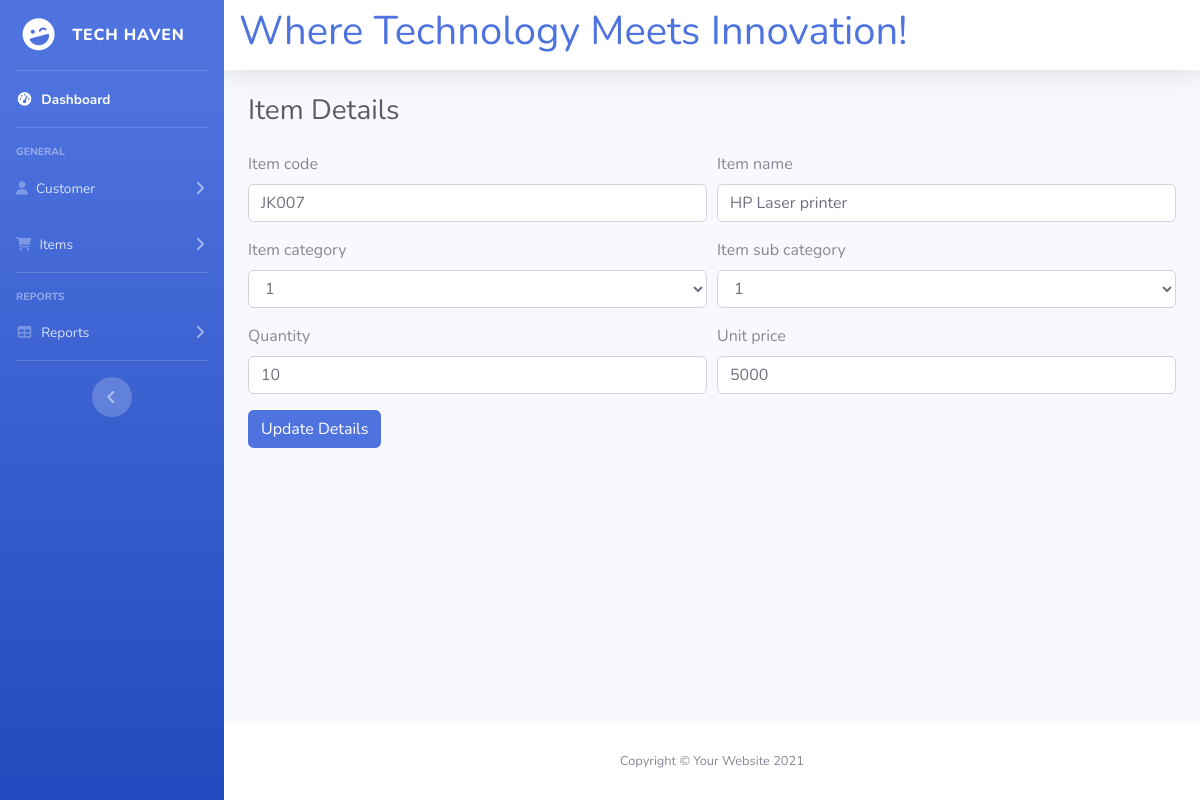
Page /Item_Update_UI.php?item_id=1 on the committed database.
### tables this page shows
CREATE TABLE IF NOT EXISTS `item` (
  `id` int(11) NOT NULL AUTO_INCREMENT,
  `item_code` varchar(20) NOT NULL,
  `item_category` varchar(20) NOT NULL,
  `item_subcategory` varchar(20) NOT NULL,
  `item_name` varchar(20) NOT NULL,
  `quantity` varchar(20) NOT NULL,
  `unit_price` varchar(20) NOT NULL,
  PRIMARY KEY (`id`)
);

### Item_Update_UI.php (the view, shortened to what this page needs)
<?php
require_once( 'database_conn.php' ); ?>
<!DOCTYPE html>
<html lang="en">
<head>
    <link href="vendor/fontawesome-free/css/all.min.css" rel="stylesheet" type="text/css">
    <link href="css/sb-admin-2.min.css" rel="stylesheet">
    <link href="css/style.css" rel="stylesheet">
</head>
<body id="page-top">
    <div id="wrapper">
        <?php require_once( 'Side_bar.php' );?>
        <div id="content-wrapper" class="d-flex flex-column">
            <div id="content">
                <?php require_once( 'Topbar.php' );?>
                <div class="container-fluid">
                    <div class="d-sm-flex align-items-center justify-content-between mb-4">
                        <h1 class="h3 mb-0 text-gray-800">Item Details</h1>
                    </div>
                    <form action="Item_Update.php" method="POST">
                    <?php
                                    $item_id = $_GET[ 'item_id' ];
                                    $sql_query = "SELECT * FROM item WHERE id='$item_id'";
                                    $sql_query_result = $database_connection->query( $sql_query );
                                    if ( $sql_query_result->num_rows>0 ) {
                                        $data_row = $sql_query_result->fetch_assoc();
                                        $item_code = $data_row[ 'item_code' ];
                                        $item_name = $data_row[ 'item_name' ];
                                        $item_category = $data_row[ 'item_category' ];
                                        $item_sub_category = $data_row[ 'item_subcategory' ];
                                        $quantity = $data_row[ 'quantity' ];
                                        $unit_price = $data_row[ 'unit_price' ];
                                    } else {
                                    }
                                    ?>
                        <div class="form-row">
                            <div class="form-group col-md-6">
                                <label for="item_code">Item code</label>
                                <input type="text" class="form-control" id="item_code" name="item_code"
                                    placeholder="Item code" value="<?php echo $item_code;?>">
                            </div>
                            <div class="form-group col-md-6">
                                <label for="item_name">Item name </label>
                                <input type="text" class="form-control" id="item_name" name="item_name"
                                    placeholder="Item name " value="<?php echo $item_name;?>">
                            </div>
                        </div>
                        <div class="form-row">
                            <div class="form-group col-md-6">
                                <label class="mr-sm-2" for="item_category">Item category</label>
                                <select id="item_category" name="item_category" class="form-control">
                                <option selected value="<?php echo $item_category;?>"><?php echo $item_category;?></option>
                                </select>
                            </div>
                            <div class="form-group col-md-6">
                                <label class="mr-sm-2" for="item_sub_category">Item sub category</label>
                                <select id="item_sub_category" name="item_sub_category" class="form-control">
                                <option selected value="<?php echo $item_sub_category;?>"><?php echo $item_sub_category;?></option>
                                </select>
                            </div>
                        </div>
                        <div class="form-row">
                            <div class="form-group col-md-6">
                                <label for="quantity">Quantity</label>
                                <input type="text" class="form-control" id="quantity" name="quantity"
                                    placeholder="Quantity" value="<?php echo $quantity;?>">
                            </div>
                            <div class="form-group col-md-6">
                                <label for="unit_price">Unit price</label>
                                <input type="text" class="form-control" id="unit_price" name="unit_price"
                                    placeholder="Unit price" value="<?php echo $unit_price;?>">
                            </div>
                        </div>
                        <div class="form-row">
                            <div class="form-group col-md-6">
                                <div class="form-group">
                                    <button type="submit" class="btn btn-primary">Update Details</button>
                                </div>
                            </div>
                        </div>
                    </form>
                </div>
            </div>
            <?php require_once( 'Footer.php' );?>
        </div>
    </div>
</body>
</html>

### rows in the picture
item: item_code "JK007", item_name "HP Laser printer", item_category "1", item_sub_category "1", quantity "10", unit_price "5000"
